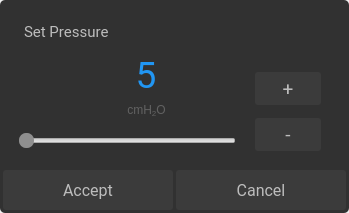
<?xml version="1.0" encoding="UTF-8"?>
<ui version="4.0">
 <class>SetPressureClinical</class>
 <widget class="QDialog" name="SetPressureClinical">
  <property name="geometry">
   <rect>
    <x>0</x>
    <y>0</y>
    <width>349</width>
    <height>213</height>
   </rect>
  </property>
  <property name="windowTitle">
   <string>Dialog</string>
  </property>
  <property name="styleSheet">
   <string notr="true"/>
  </property>
  <widget class="QSlider" name="setPressureSlider">
   <property name="geometry">
    <rect>
     <x>19</x>
     <y>125</y>
     <width>217</width>
     <height>32</height>
    </rect>
   </property>
   <property name="focusPolicy">
    <enum>Qt::NoFocus</enum>
   </property>
   <property name="styleSheet">
    <string notr="true">QSlider::handle:horizontal {
    background: #8f8f8f;
    width: 20px;
    border-radius: 7px;
}</string>
   </property>
   <property name="minimum">
    <number>4</number>
   </property>
   <property name="maximum">
    <number>20</number>
   </property>
   <property name="pageStep">
    <number>1</number>
   </property>
   <property name="orientation">
    <enum>Qt::Horizontal</enum>
   </property>
  </widget>
  <widget class="QPushButton" name="setPressureIncrement">
   <property name="geometry">
    <rect>
     <x>255</x>
     <y>72</y>
     <width>66</width>
     <height>33</height>
    </rect>
   </property>
   <property name="font">
    <font>
     <family>Roboto</family>
     <pointsize>14</pointsize>
    </font>
   </property>
   <property name="focusPolicy">
    <enum>Qt::NoFocus</enum>
   </property>
   <property name="styleSheet">
    <string notr="true">QPushButton {
background-color:#3B3B3B;
color:#BDBDBD;
border:none;
border-radius:3px;
}
QPushButton:pressed {
background-color:#606060;
color:#BDBDBD;
border:none;
border-radius:3px;
}
</string>
   </property>
   <property name="text">
    <string>+</string>
   </property>
  </widget>
  <widget class="QLabel" name="setPressureTitle">
   <property name="geometry">
    <rect>
     <x>24</x>
     <y>16</y>
     <width>161</width>
     <height>31</height>
    </rect>
   </property>
   <property name="font">
    <font>
     <family>Roboto</family>
     <pointsize>11</pointsize>
    </font>
   </property>
   <property name="styleSheet">
    <string notr="true">color:#BDBDBD</string>
   </property>
   <property name="text">
    <string>Set Pressure</string>
   </property>
  </widget>
  <widget class="QLabel" name="setPressureValue">
   <property name="geometry">
    <rect>
     <x>121</x>
     <y>53</y>
     <width>50</width>
     <height>44</height>
    </rect>
   </property>
   <property name="font">
    <font>
     <family>Roboto</family>
     <pointsize>28</pointsize>
    </font>
   </property>
   <property name="styleSheet">
    <string notr="true">color:#2196F3</string>
   </property>
   <property name="text">
    <string>5</string>
   </property>
   <property name="alignment">
    <set>Qt::AlignCenter</set>
   </property>
  </widget>
  <widget class="QPushButton" name="setPressureAccept">
   <property name="geometry">
    <rect>
     <x>3</x>
     <y>170</y>
     <width>170</width>
     <height>40</height>
    </rect>
   </property>
   <property name="font">
    <font>
     <family>Roboto</family>
     <pointsize>12</pointsize>
    </font>
   </property>
   <property name="focusPolicy">
    <enum>Qt::NoFocus</enum>
   </property>
   <property name="styleSheet">
    <string notr="true">QPushButton {
background-color:#3B3B3B;
color:#BDBDBD;
border:none;
border-radius:3px;
}
QPushButton:pressed {
background-color:#606060;
color:#BDBDBD;
border:none;
border-radius:3px;
}
</string>
   </property>
   <property name="text">
    <string>Accept</string>
   </property>
  </widget>
  <widget class="QLabel" name="setPressureUnit">
   <property name="geometry">
    <rect>
     <x>111</x>
     <y>100</y>
     <width>71</width>
     <height>20</height>
    </rect>
   </property>
   <property name="styleSheet">
    <string notr="true">color:#616161</string>
   </property>
   <property name="text">
    <string>&lt;html&gt;&lt;head/&gt;&lt;body&gt;&lt;p&gt;cmH&lt;span style=&quot; vertical-align:sub;&quot;&gt;2&lt;/span&gt;O&lt;/p&gt;&lt;/body&gt;&lt;/html&gt;</string>
   </property>
   <property name="alignment">
    <set>Qt::AlignCenter</set>
   </property>
  </widget>
  <widget class="QPushButton" name="setPressureDecrement">
   <property name="geometry">
    <rect>
     <x>255</x>
     <y>118</y>
     <width>66</width>
     <height>33</height>
    </rect>
   </property>
   <property name="font">
    <font>
     <family>Roboto</family>
     <pointsize>14</pointsize>
    </font>
   </property>
   <property name="focusPolicy">
    <enum>Qt::NoFocus</enum>
   </property>
   <property name="styleSheet">
    <string notr="true">QPushButton {
background-color:#3B3B3B;
color:#BDBDBD;
border:none;
border-radius:3px;
}
QPushButton:pressed {
background-color:#606060;
color:#BDBDBD;
border:none;
border-radius:3px;
}
</string>
   </property>
   <property name="text">
    <string>-</string>
   </property>
  </widget>
  <widget class="QPushButton" name="setPressureCancel">
   <property name="geometry">
    <rect>
     <x>176</x>
     <y>170</y>
     <width>170</width>
     <height>40</height>
    </rect>
   </property>
   <property name="font">
    <font>
     <family>Roboto</family>
     <pointsize>12</pointsize>
    </font>
   </property>
   <property name="focusPolicy">
    <enum>Qt::NoFocus</enum>
   </property>
   <property name="styleSheet">
    <string notr="true">QPushButton {
background-color:#3B3B3B;
color:#BDBDBD;
border:none;
border-radius:3px;
}
QPushButton:pressed {
background-color:#606060;
color:#BDBDBD;
border:none;
border-radius:3px;
}
</string>
   </property>
   <property name="text">
    <string>Cancel</string>
   </property>
  </widget>
  <widget class="QFrame" name="frame">
   <property name="geometry">
    <rect>
     <x>0</x>
     <y>0</y>
     <width>349</width>
     <height>213</height>
    </rect>
   </property>
   <property name="styleSheet">
    <string notr="true">background-color: rgb(49, 49, 49);
border: 1px;
border-radius: 5px;</string>
   </property>
   <property name="frameShape">
    <enum>QFrame::StyledPanel</enum>
   </property>
   <property name="frameShadow">
    <enum>QFrame::Raised</enum>
   </property>
  </widget>
  <zorder>frame</zorder>
  <zorder>setPressureSlider</zorder>
  <zorder>setPressureIncrement</zorder>
  <zorder>setPressureTitle</zorder>
  <zorder>setPressureValue</zorder>
  <zorder>setPressureAccept</zorder>
  <zorder>setPressureUnit</zorder>
  <zorder>setPressureDecrement</zorder>
  <zorder>setPressureCancel</zorder>
 </widget>
 <resources/>
 <connections/>
</ui>
